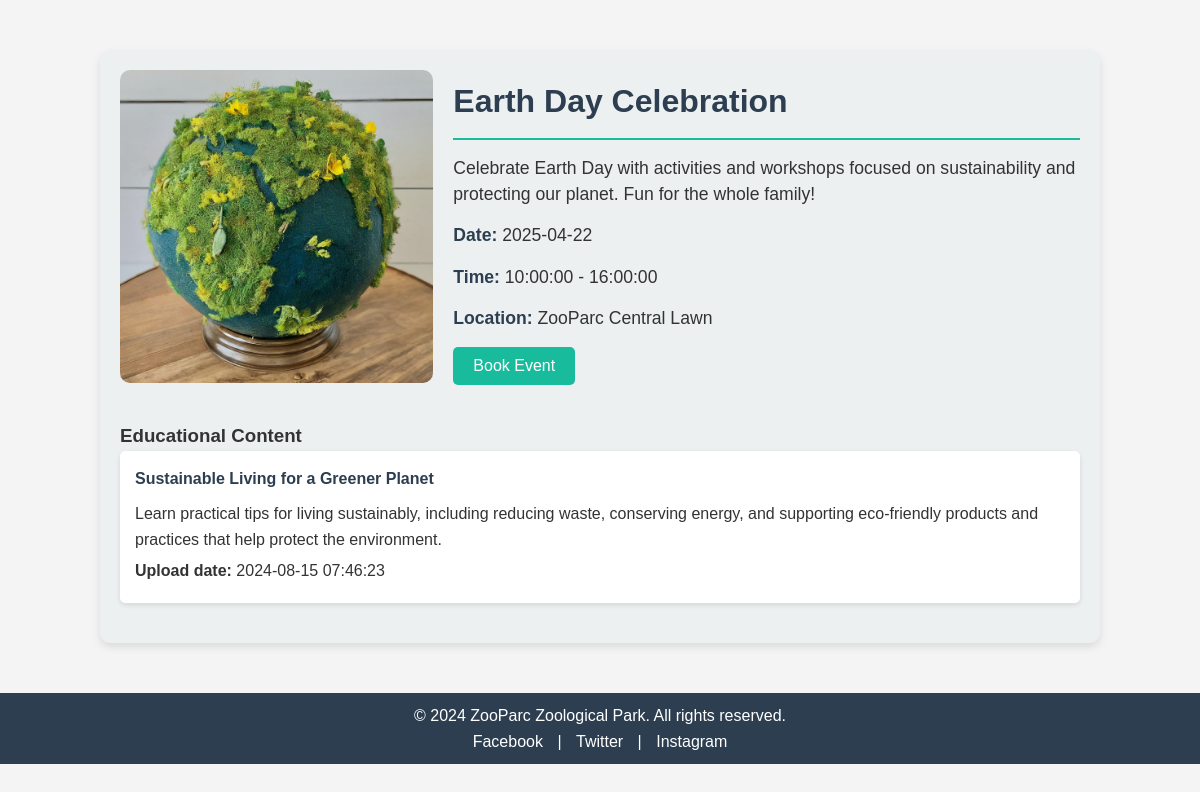
The page /eventdetails.php?event_id=11 (signed in) on the database its author committed.
### tables this page shows
CREATE TABLE `events` (
  `event_id` int(11) NOT NULL,
  `event_name` varchar(150) DEFAULT NULL,
  `description` text DEFAULT NULL,
  `event_date` date DEFAULT NULL,
  `start_time` time DEFAULT NULL,
  `end_time` time DEFAULT NULL,
  `location` varchar(100) DEFAULT NULL,
  `image` varchar(255) DEFAULT NULL,
  `created_by` int(11) DEFAULT NULL,
  `created_at` timestamp NOT NULL DEFAULT current_timestamp()
);

CREATE TABLE `educationalcontent` (
  `content_id` int(11) NOT NULL,
  `event_id` int(11) DEFAULT NULL,
  `title` varchar(150) DEFAULT NULL,
  `content` text DEFAULT NULL,
  `uploaded_by` int(11) DEFAULT NULL,
  `upload_date` timestamp NOT NULL DEFAULT current_timestamp()
);

### eventdetails.php (the view, shortened to what this page needs)
<?php
$conn = new mysqli('localhost', 'root', '', 'zoo');
if (isset($_GET['event_id'])) {
    $event_id = $_GET['event_id'];
    $sql = "SELECT e.*, u.name AS volunteer_name FROM Events e JOIN Users u ON e.created_by = u.user_id WHERE e.event_id = ?";
    $stmt = $conn->prepare($sql);
    $stmt->bind_param("i", $event_id);
    $stmt->execute();
    $result = $stmt->get_result();
    if ($result->num_rows > 0) {
        $event = $result->fetch_assoc();
        $imagePath = $event['image'] ? $event['image'] : 'images/default-image.png';
        $edu_sql = "SELECT * FROM EducationalContent WHERE event_id = ?";
        $edu_stmt = $conn->prepare($edu_sql);
        $edu_stmt->bind_param("i", $event_id);
        $edu_stmt->execute();
        $edu_result = $edu_stmt->get_result();
    } else {
        echo "<p>Event not found.</p>";
        exit;
    }
} else {
    echo "<p>No event selected.</p>";
    exit;
}
?>
<!DOCTYPE html>
<html lang="en">
<head>
    <link rel="stylesheet" href="css/event-details.css">
</head>
<body>
<main>
    <section class="event-details-container">
        <div class="event-card">
            <div class="event-image-container">
                <img src="<?php echo $imagePath; ?>" alt="<?php echo $event['event_name']; ?>" class="event-image">
            </div>
            <div class="event-details">
                <h2><?php echo $event['event_name']; ?></h2>
                <p><?php echo $event['description']; ?></p>
                <p><strong>Date:</strong> <?php echo $event['event_date']; ?></p>
                <p><strong>Time:</strong> <?php echo $event['start_time']; ?> - <?php echo $event['end_time']; ?></p>
                <p><strong>Location:</strong> <?php echo $event['location']; ?></p>
                <form action="" method="POST">
                    <button type="submit" name="book_event" class="book-button">Book Event</button>
                </form>
            </div>
        </div>
        <section class="educational-content-section">
            <h3>Educational Content</h3>
            <?php
            if ($edu_result->num_rows > 0) {
                while ($edu = $edu_result->fetch_assoc()) {
                    echo "<div class='educational-content'>
                            <h4>{$edu['title']}</h4>
                            <p>{$edu['content']}</p>
                            <p><strong>Upload date:</strong> {$edu['upload_date']}</p>
                          </div>";
                }
            } else {
                echo "<p>No educational content available for this event.</p>";
            }
            ?>
        </section>
    </section>
</main>
<?php include('php/footer.php'); ?>
</body>
</html>

### css/event-details.css (style rules this page uses)
* { margin: 0; padding: 0; box-sizing: border-box; }
body { font-family: 'Arial', sans-serif; line-height: 1.6; background-color: #f4f4f4; color: #333; }
.event-details-container { max-width: 1000px; margin: 50px auto; padding: 20px; background-color: #ecf0f1; border-radius: 10px; box-shadow: 0 4px 8px rgba(0, 0, 0, 0.1); }
.event-card { display: flex; flex-direction: row; align-items: center; margin-bottom: 20px; }
.event-image-container { flex: 1; padding-right: 20px; }
.event-image { width: 100%; max-width: 400px; height: auto; border-radius: 10px; object-fit: cover; transition: transform 0.3s; }
.event-details { flex: 2; }
.event-details h2 { color: #2c3e50; font-size: 2rem; margin-bottom: 15px; border-bottom: 2px solid #18bc9c; padding-bottom: 10px; }
.event-details p { margin: 15px 0; color: #333; font-size: 1.1rem; line-height: 1.5; }
.event-details p strong { color: #2c3e50; font-weight: bold; }
.book-button { background-color: #18bc9c; color: #fff; padding: 10px 20px; border: none; border-radius: 5px; cursor: pointer; transition: background-color 0.3s; font-size: 1rem; }
.educational-content-section { margin-top: 30px; }
.educational-content { margin-bottom: 20px; padding: 15px; background-color: #fff; border-radius: 5px; box-shadow: 0 2px 5px rgba(0, 0, 0, 0.1); }
.educational-content h4 { color: #2c3e50; margin-bottom: 10px; }
.educational-content p { margin: 5px 0; color: #333; }

### rows shown on the page
events: image (picture), event_name "Earth Day Celebration", description "Celebrate Earth Day with activities and workshops focused on sustainability and protecting our planet. Fun for the whole family!", event_date "2025-04-22", start_time "10:00:00", end_time "16:00:00", location "ZooParc Central Lawn"
educationalcontent: title "Sustainable Living for a Greener Planet", content "Learn practical tips for living sustainably, including reducing waste, conserving energy, and supporting eco-friendly products and practices that help protect the environment.", upload_date "2024-08-15 07:46:23"
